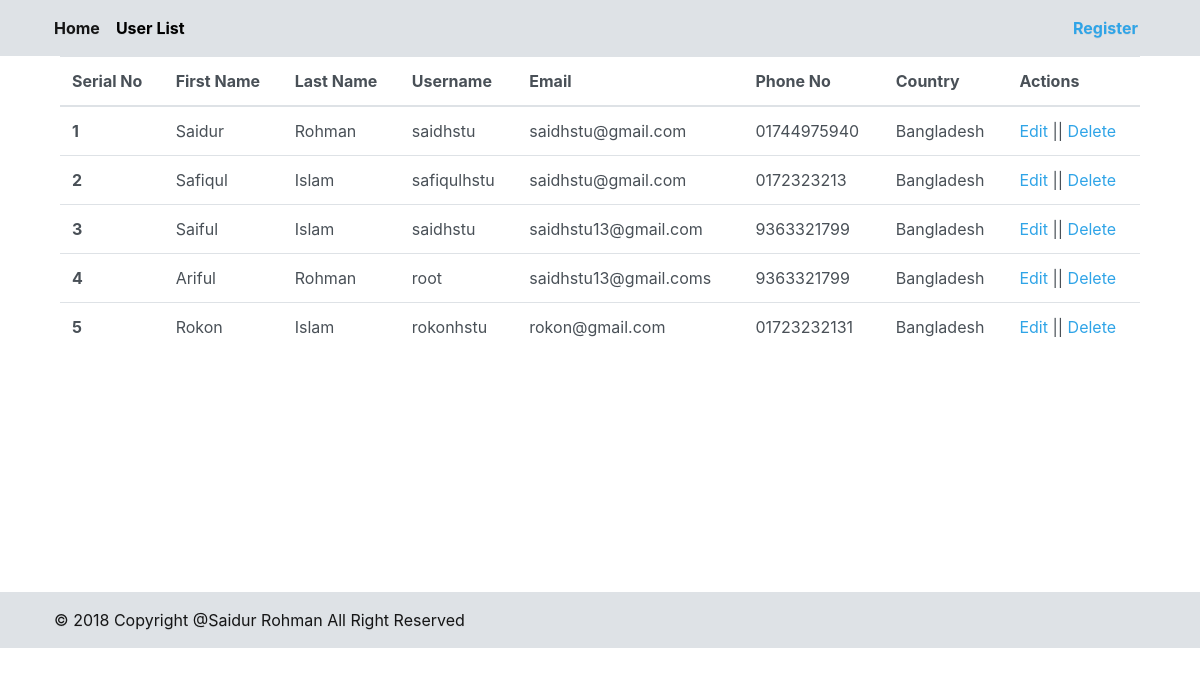
Page /userlist.php on the committed database.
### tables this page shows
CREATE TABLE `user` (
  `id` int(11) NOT NULL AUTO_INCREMENT,
  `first_name` varchar(255) DEFAULT NULL,
  `last_name` varchar(255) DEFAULT NULL,
  `username` varchar(100) NOT NULL,
  `password` varchar(100) NOT NULL,
  `email` varchar(100) NOT NULL,
  `phone` varchar(255) DEFAULT NULL,
  `dob` varchar(100) NOT NULL,
  `city` varchar(100) NOT NULL,
  `country` varchar(100) NOT NULL,
  `terms` varchar(255) DEFAULT NULL,
  PRIMARY KEY (`id`)
);

### lib/Database.php (called while the page is built, shortened)
  <?php
Class Database{
 public $host   = DB_HOST;
 public $user   = DB_USER;
 public $pass   = DB_PASS;
 public $dbname = DB_NAME;
 public $link;
private function connectDB(){
       $this->link = new mysqli($this->host, $this->user, $this->pass, $this->dbname);
 }
public function select($query){
    $result = $this->link->query($query) or die($this->link->error.__LINE__);
    if($result->num_rows > 0){
      return $result;
    } else {
      return false;
    }
 }
}

### classes/Controller.php (called while the page is built, shortened)
<?php
 	$filepath=realpath(dirname(__FILE__));
    include_once ($filepath.'/../lib/Database.php');
?>
<?php
	class Controller{
				private $db;
    			public function __construct(){
    			$this->db =new Database();
				}
     public function getAllUser(){
					$query="SELECT * FROM user";
					$result=$this->db->select($query);
					return $result;
				}
 		}

### userlist.php (the view, shortened to what this page needs)
  <?php include 'inc/header.php' ?>
  <?php
   	  $filepath=realpath(dirname(__FILE__));
      include_once ($filepath.'../classes/Controller.php');
  ?>
  <?php
  	$pd= new Controller();
  ?>
<div class="userlist">
<table class="table table-hover">
  <thead>
    <tr>
          <th scope="col">Serial No</th>
          <th scope="col">First Name</th>
          <th scope="col">Last Name</th>
          <th scope="col">Username</th>
          <th scope="col">Email</th>
          <th scope="col">Phone No</th>
          <th scope="col">Country</th>
          <th scope="col">Actions</th>
    </tr>
  </thead>
      <tbody>
    				<?php
    					$getPd=$pd->getAllUser();
    					if($getPd){
    						$i=0;
    						while($result=$getPd->fetch_assoc()){
    							 $i++;
    				?>
            <tr>
              <th scope="row"><?php echo $i ;?></th>
              <td><?php echo $result['first_name'];?></td>
              <td><?php echo $result['last_name'];?></td>
              <td><?php echo $result['username'];?></td>
              <td><?php echo $result['email'];?></td>
              <td><?php echo $result['phone'];?></td>
              <td><?php echo $result['country'];?></td>
              <td> <a href="updateuser.php?userid=<?php echo $result['id'];?>">Edit</a> ||
                <a onclick=  "return confirm('Are you sure to delete! ') "
        							href="?userid=<?php echo $result['id'];?>">Delete</a></td>
            </tr>
          <?php } }?>
      </tbody>
  </table>
</div>
 <?php include 'inc/footer.php' ?>

### inc/header.php (shortened to what this page needs)
    <?php
    $filepath=realpath(dirname(__FILE__));
    include_once ($filepath.'/../lib/Database.php');
  ?>
<!DOCTYPE html>
<html>
<head>
<link rel="stylesheet" type="text/css" href="assets/bootstrap.min.css">
<link rel="stylesheet" type="text/css" href="assets/style.css">
</head>
<body>
        <nav class="navbar navbar-expand-lg navbar-light bg-light" style=" background:#dee2e6 !important;">
          <div class="collapse navbar-collapse" id="navbarColor01">
            <ul class="navbar-nav mr-auto"  >
              <li class="nav-item active">
                <a class="nav-link" href="index.php" style="margin-left:30px; "> <strong>Home</strong> <span class="sr-only">(current)</span></a>
              </li>
              <li class="nav-item">
                <a class="nav-link" href="userlist.php"><strong style="color:#000">User List</strong></a>
              </li>
            </ul>
             <a class="nav-link" href="register.php" style="margin-right:30px;"><strong>Register</strong> <span class="sr-only">(current)</span></a>
          </div>
        </nav>

### inc/footer.php
<div id="footer" >
      <nav class="navbar navbar-expand-lg navbar-light bg-light" style="background:#dee2e6 !important;">
          <div class="collapse navbar-collapse" id="navbarColor01">
            <ul class="navbar-nav mr-auto">
              <li class="nav-item active">
                <a class="nav-link"  style="margin-left:30px;">© 2018 Copyright @Saidur Rohman All Right Reserved<span  class="sr-only">(current)</span></a>
              </li>
            </ul>
          </div>
        </nav>
    </div>
</body>
</html>

### assets/style.css (style rules this page uses)
#footer { clear:both; height: 50px; width: 100%; text-align: center; }
.userlist { margin-bottom: 3%; margin-right: 5%; margin-left: 5%; min-height: 500px }

### rows in the picture
user: first_name "Saidur", last_name "Rohman", username "saidhstu", email "saidhstu@gmail.com", phone "01744975940", country "Bangladesh"
user: first_name "Safiqul", last_name "Islam", username "safiqulhstu", email "saidhstu@gmail.com", phone "0172323213", country "Bangladesh"
user: first_name "Saiful", last_name "Islam", username "saidhstu", email "saidhstu13@gmail.com", phone "9363321799", country "Bangladesh"
user: first_name "Ariful", last_name "Rohman", username "root", email "saidhstu13@gmail.coms", phone "9363321799", country "Bangladesh"
user: first_name "Rokon", last_name "Islam", username "rokonhstu", email "rokon@gmail.com", phone "01723232131", country "Bangladesh"
